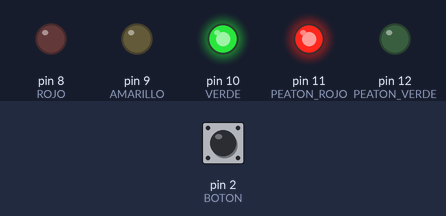
A sketch run on a simulated Arduino Uno, built with avr-gcc and run on an emulated ATmega328P. Parts: output pins drawn as LEDs (lit = HIGH). Inputs (shaded band) come from the test bench; at power-on: pin 2 (BOTON) HIGH.

Above: at 1.2 s.
1.3 s: pin 2 (BOTON) pulled LOW for 0.15 s
At 3.1 s:
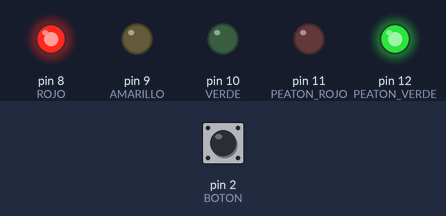
4.4 s: pin 2 (BOTON) pulled LOW for 3.2 s
At 7.1 s:
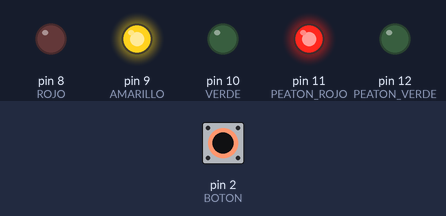
Timing chart, 0 to 12.8 s (numbered marks = the images above; inputs shaded):
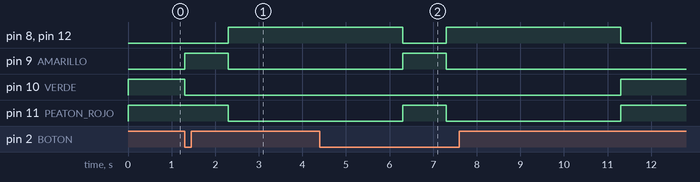

Measured:
- after the input at 1.3 s, pin 8 (ROJO), pin 12 (PEATON_VERDE): LOW → HIGH after 1.0 s; pin 9 (AMARILLO): LOW → HIGH at once, → LOW 1.0 s later; pin 10 (VERDE): HIGH → LOW at once; pin 11 (PEATON_ROJO): HIGH → LOW after 1.0 s
- after the input at 4.4 s, pin 9 (AMARILLO): LOW → HIGH after 1.9 s, → LOW 1.0 s later; pin 10 (VERDE): LOW → HIGH after 6.9 s instead of 1.9 s

The sketch:

semaforopeatones.ino
```cpp
// Con botón: el semáforo sigue en verde hasta que un peatón presiona.
const int ROJO = 8, AMARILLO = 9, VERDE = 10;
const int PEATON_ROJO = 11, PEATON_VERDE = 12;
const int BOTON = 2;

void setup() {
  for (int pin = 8; pin <= 12; pin++) pinMode(pin, OUTPUT);
  pinMode(BOTON, INPUT_PULLUP);
  digitalWrite(VERDE, HIGH);
  digitalWrite(PEATON_ROJO, HIGH);
}

void loop() {
  if (digitalRead(BOTON) == HIGH) return;   // nadie presionó: todo sigue igual

  digitalWrite(VERDE, LOW);
  digitalWrite(AMARILLO, HIGH);
  delay(1000);
  digitalWrite(AMARILLO, LOW);
  digitalWrite(ROJO, HIGH);
  digitalWrite(PEATON_ROJO, LOW);
  digitalWrite(PEATON_VERDE, HIGH);
  delay(4000);
  digitalWrite(PEATON_VERDE, LOW);
  digitalWrite(PEATON_ROJO, HIGH);
  digitalWrite(ROJO, LOW);
  digitalWrite(VERDE, HIGH);
}
```
